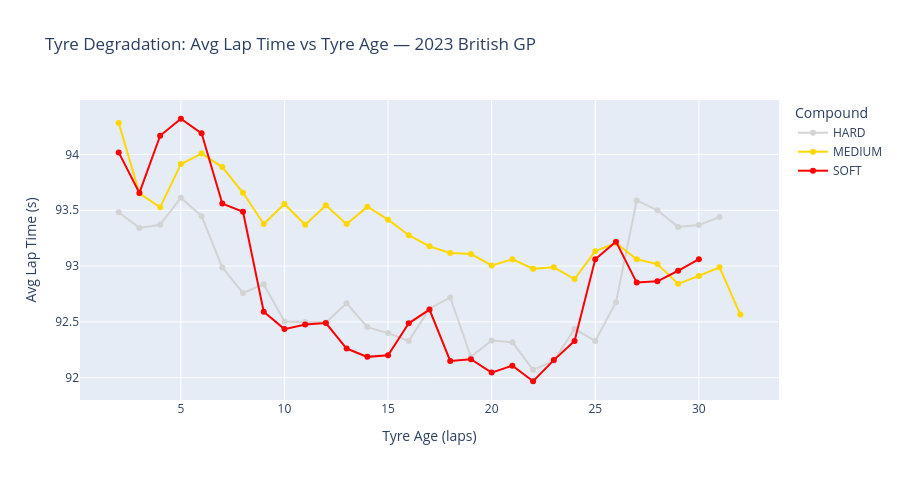

Here is the notebook cell this chart was saved with:
### Markdown cell above
## 2 — Tyre Degradation: Average Lap Time vs Tyre Age by Compound

### Code cell
deg = (
    accurate.groupby(["Compound", "TyreLife"], as_index=False)["LapTimeSec"]
    .mean()
    .rename(columns={"LapTimeSec": "AvgLapTimeSec"})
)

compound_colors = {"SOFT": "red", "MEDIUM": "gold", "HARD": "lightgrey", "INTERMEDIATE": "green", "WET": "blue"}

fig = px.line(
    deg.sort_values("TyreLife"),
    x="TyreLife",
    y="AvgLapTimeSec",
    color="Compound",
    color_discrete_map=compound_colors,
    markers=True,
    title="Tyre Degradation: Avg Lap Time vs Tyre Age — 2023 British GP",
    labels={"AvgLapTimeSec": "Avg Lap Time (s)", "TyreLife": "Tyre Age (laps)"},
)
fig.update_layout(height=480)
fig.show()

### Figure 1 — Plotly figure (JSON) as saved in the notebook; plotly's stock layout.template omitted (floating-point values rounded to 4 significant figures)
{"data": [{"hovertemplate": "Compound=HARD<br>Tyre Age (laps)=%{x}<br>Avg Lap Time (s)=%{y}<extra></extra>", "legendgroup": "HARD", "line": {"color": "lightgrey", "dash": "solid"}, "marker": {"symbol": "circle"}, "mode": "lines+markers", "name": "HARD", "orientation": "v", "showlegend": true, "type": "scatter", "x": [2.0, 3.0, 4.0, 5.0, 6.0, 7.0, 8.0, 9.0, 10.0, 11.0, 12.0, 13.0, 14.0, 15.0, 16.0, 17.0, 18.0, 19.0, 20.0, 21.0, 22.0, 23.0, 24.0, 25.0, 26.0, 27.0, 28.0, 29.0, 30.0, 31.0], "xaxis": "x", "y": [93.48, 93.34, 93.37, 93.61, 93.45, 92.99, 92.76, 92.84, 92.5, 92.5, 92.5, 92.67, 92.45, 92.4, 92.33, 92.62, 92.72, 92.19, 92.33, 92.32, 92.07, 92.15, 92.44, 92.33, 92.67, 93.59, 93.5, 93.35, 93.37, 93.44], "yaxis": "y"}, {"hovertemplate": "Compound=MEDIUM<br>Tyre Age (laps)=%{x}<br>Avg Lap Time (s)=%{y}<extra></extra>", "legendgroup": "MEDIUM", "line": {"color": "gold", "dash": "solid"}, "marker": {"symbol": "circle"}, "mode": "lines+markers", "name": "MEDIUM", "orientation": "v", "showlegend": true, "type": "scatter", "x": [2.0, 3.0, 4.0, 5.0, 6.0, 7.0, 8.0, 9.0, 10.0, 11.0, 12.0, 13.0, 14.0, 15.0, 16.0, 17.0, 18.0, 19.0, 20.0, 21.0, 22.0, 23.0, 24.0, 25.0, 26.0, 27.0, 28.0, 29.0, 30.0, 31.0, 32.0], "xaxis": "x", "y": [94.28, 93.65, 93.53, 93.91, 94.01, 93.89, 93.66, 93.38, 93.56, 93.37, 93.54, 93.38, 93.53, 93.42, 93.28, 93.18, 93.12, 93.11, 93.01, 93.06, 92.98, 92.99, 92.88, 93.13, 93.21, 93.06, 93.02, 92.84, 92.91, 92.99, 92.57], "yaxis": "y"}, {"hovertemplate": "Compound=SOFT<br>Tyre Age (laps)=%{x}<br>Avg Lap Time (s)=%{y}<extra></extra>", "legendgroup": "SOFT", "line": {"color": "red", "dash": "solid"}, "marker": {"symbol": "circle"}, "mode": "lines+markers", "name": "SOFT", "orientation": "v", "showlegend": true, "type": "scatter", "x": [2.0, 3.0, 4.0, 5.0, 6.0, 7.0, 8.0, 9.0, 10.0, 11.0, 12.0, 13.0, 14.0, 15.0, 16.0, 17.0, 18.0, 19.0, 20.0, 21.0, 22.0, 23.0, 24.0, 25.0, 26.0, 27.0, 28.0, 29.0, 30.0], "xaxis": "x", "y": [94.02, 93.66, 94.17, 94.32, 94.19, 93.56, 93.49, 92.59, 92.44, 92.48, 92.49, 92.26, 92.19, 92.2, 92.49, 92.61, 92.15, 92.17, 92.05, 92.11, 91.97, 92.16, 92.33, 93.06, 93.22, 92.85, 92.86, 92.96, 93.06], "yaxis": "y"}], "layout": {"height": 480, "legend": {"title": {"text": "Compound"}, "tracegroupgap": 0}, "title": {"text": "Tyre Degradation: Avg Lap Time vs Tyre Age — 2023 British GP"}, "xaxis": {"anchor": "y", "domain": [0, 1], "title": {"text": "Tyre Age (laps)"}}, "yaxis": {"anchor": "x", "domain": [0, 1], "title": {"text": "Avg Lap Time (s)"}}}}
